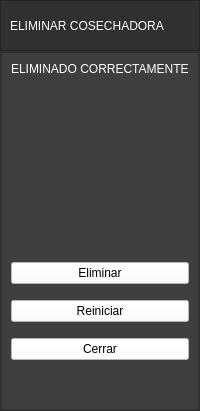
     <widget class="QWidget" name="page_cosechadora">
      <layout class="QVBoxLayout" name="verticalLayout" stretch="1,7">
       <property name="spacing">
        <number>0</number>
       </property>
       <property name="leftMargin">
        <number>0</number>
       </property>
       <property name="topMargin">
        <number>0</number>
       </property>
       <property name="rightMargin">
        <number>0</number>
       </property>
       <property name="bottomMargin">
        <number>0</number>
       </property>
       <item>
        <widget class="QFrame" name="frame_4">
         <property name="styleSheet">
          <string notr="true">background-color: rgb(48, 48, 48);</string>
         </property>
         <property name="frameShape">
          <enum>QFrame::StyledPanel</enum>
         </property>
         <property name="frameShadow">
          <enum>QFrame::Raised</enum>
         </property>
         <layout class="QHBoxLayout" name="horizontalLayout_3">
          <item>
           <widget class="QLabel" name="label_28">
            <property name="styleSheet">
             <string notr="true">
font: 87 18pt &quot;Arial Black&quot;;
color: rgb(255, 255, 255);</string>
            </property>
            <property name="text">
             <string>ELIMINAR COSECHADORA</string>
            </property>
           </widget>
          </item>
         </layout>
        </widget>
       </item>
       <item>
        <widget class="QFrame" name="frame_6">
         <property name="styleSheet">
          <string notr="true">background-color: rgb(63, 63, 63);
font: 11pt &quot;Arial&quot;;
font: 10pt &quot;Arial&quot;;</string>
         </property>
         <property name="frameShape">
          <enum>QFrame::StyledPanel</enum>
         </property>
         <property name="frameShadow">
          <enum>QFrame::Raised</enum>
         </property>
         <layout class="QHBoxLayout" name="horizontalLayout_4" stretch="7,0">
          <property name="spacing">
           <number>0</number>
          </property>
          <property name="leftMargin">
           <number>0</number>
          </property>
          <property name="topMargin">
           <number>0</number>
          </property>
          <property name="rightMargin">
           <number>0</number>
          </property>
          <property name="bottomMargin">
           <number>0</number>
          </property>
          <item>
           <widget class="QFrame" name="frame_7">
            <property name="frameShape">
             <enum>QFrame::StyledPanel</enum>
            </property>
            <property name="frameShadow">
             <enum>QFrame::Raised</enum>
            </property>
            <widget class="QSplitter" name="splitter_16">
             <property name="geometry">
              <rect>
               <x>10</x>
               <y>10</y>
               <width>297</width>
               <height>21</height>
              </rect>
             </property>
             <property name="orientation">
              <enum>Qt::Horizontal</enum>
             </property>
             <widget class="QLabel" name="label_32">
              <property name="minimumSize">
               <size>
                <width>151</width>
                <height>21</height>
               </size>
              </property>
              <property name="maximumSize">
               <size>
                <width>151</width>
                <height>16777215</height>
               </size>
              </property>
              <property name="sizeIncrement">
               <size>
                <width>54</width>
                <height>0</height>
               </size>
              </property>
              <property name="styleSheet">
               <string notr="true">color: rgb(255, 255, 255);
font: 75 italic 8pt &quot;Arial&quot;;</string>
              </property>
              <property name="text">
               <string>ID_C  (ID para eliminar)</string>
              </property>
             </widget>
             <widget class="QLineEdit" name="lineEdit_2">
              <property name="minimumSize">
               <size>
                <width>141</width>
                <height>21</height>
               </size>
              </property>
              <property name="maximumSize">
               <size>
                <width>141</width>
                <height>21</height>
               </size>
              </property>
              <property name="styleSheet">
               <string notr="true">background-color: rgb(255, 255, 255);</string>
              </property>
             </widget>
            </widget>
            <widget class="QLabel" name="label_60">
             <property name="geometry">
              <rect>
               <x>10</x>
               <y>343</y>
               <width>201</width>
               <height>21</height>
              </rect>
             </property>
             <property name="minimumSize">
              <size>
               <width>201</width>
               <height>21</height>
              </size>
             </property>
             <property name="maximumSize">
              <size>
               <width>171</width>
               <height>16777215</height>
              </size>
             </property>
             <property name="styleSheet">
              <string notr="true">color: rgb(255, 255, 255);
font: 75 italic 8pt &quot;Arial&quot;;</string>
             </property>
             <property name="text">
              <string/>
             </property>
            </widget>
            <widget class="QLabel" name="label_23">
             <property name="geometry">
              <rect>
               <x>430</x>
               <y>150</y>
               <width>151</width>
               <height>21</height>
              </rect>
             </property>
             <property name="minimumSize">
              <size>
               <width>151</width>
               <height>21</height>
              </size>
             </property>
             <property name="maximumSize">
              <size>
               <width>151</width>
               <height>16777215</height>
              </size>
             </property>
             <property name="sizeIncrement">
              <size>
               <width>54</width>
               <height>0</height>
              </size>
             </property>
             <property name="styleSheet">
              <string notr="true">color: rgb(255, 255, 255);
font: 75 italic 8pt &quot;Arial&quot;;</string>
             </property>
             <property name="text">
              <string>ID_C:</string>
             </property>
            </widget>
            <widget class="QLineEdit" name="lineEdit_16">
             <property name="geometry">
              <rect>
               <x>430</x>
               <y>90</y>
               <width>131</width>
               <height>20</height>
              </rect>
             </property>
             <property name="styleSheet">
              <string notr="true">background-color: rgb(255, 255, 255);
</string>
             </property>
             <property name="text">
              <string/>
             </property>
            </widget>
            <widget class="QComboBox" name="comboBox_9">
             <property name="geometry">
              <rect>
               <x>430</x>
               <y>130</y>
               <width>131</width>
               <height>21</height>
              </rect>
             </property>
             <property name="styleSheet">
              <string notr="true">background-color: rgb(255, 255, 255);</string>
             </property>
             <item>
              <property name="text">
               <string>Todas</string>
              </property>
             </item>
             <item>
              <property name="text">
               <string>John Deere</string>
              </property>
             </item>
             <item>
              <property name="text">
               <string>Case</string>
              </property>
             </item>
            </widget>
            <widget class="QLabel" name="label_24">
             <property name="geometry">
              <rect>
               <x>430</x>
               <y>70</y>
               <width>151</width>
               <height>21</height>
              </rect>
             </property>
             <property name="minimumSize">
              <size>
               <width>151</width>
               <height>21</height>
              </size>
             </property>
             <property name="maximumSize">
              <size>
               <width>151</width>
               <height>16777215</height>
              </size>
             </property>
             <property name="sizeIncrement">
              <size>
               <width>54</width>
               <height>0</height>
              </size>
             </property>
             <property name="styleSheet">
              <string notr="true">color: rgb(255, 255, 255);
font: 75 italic 8pt &quot;Arial&quot;;</string>
             </property>
             <property name="text">
              <string>MODELO:</string>
             </property>
            </widget>
            <widget class="QLabel" name="label_25">
             <property name="geometry">
              <rect>
               <x>430</x>
               <y>110</y>
               <width>151</width>
               <height>21</height>
              </rect>
             </property>
             <property name="minimumSize">
              <size>
               <width>151</width>
               <height>21</height>
              </size>
             </property>
             <property name="maximumSize">
              <size>
               <width>151</width>
               <height>16777215</height>
              </size>
             </property>
             <property name="sizeIncrement">
              <size>
               <width>54</width>
               <height>0</height>
              </size>
             </property>
             <property name="styleSheet">
              <string notr="true">color: rgb(255, 255, 255);
font: 75 italic 8pt &quot;Arial&quot;;</string>
             </property>
             <property name="text">
              <string>MARCA:</string>
             </property>
            </widget>
            <widget class="QLineEdit" name="lineEdit_17">
             <property name="geometry">
              <rect>
               <x>430</x>
               <y>170</y>
               <width>131</width>
               <height>20</height>
              </rect>
             </property>
             <property name="styleSheet">
              <string notr="true">background-color: rgb(255, 255, 255);
</string>
             </property>
             <property name="text">
              <string/>
             </property>
            </widget>
            <widget class="QPushButton" name="pushButton_32">
             <property name="geometry">
              <rect>
               <x>480</x>
               <y>290</y>
               <width>75</width>
               <height>23</height>
              </rect>
             </property>
             <property name="styleSheet">
              <string notr="true">background-color: rgb(255, 255, 255);
</string>
             </property>
             <property name="text">
              <string>Buscar</string>
             </property>
            </widget>
            <widget class="QTextEdit" name="textEdit_5">
             <property name="geometry">
              <rect>
               <x>10</x>
               <y>340</y>
               <width>551</width>
               <height>81</height>
              </rect>
             </property>
             <property name="styleSheet">
              <string notr="true">color: rgb(255, 255, 255);</string>
             </property>
             <property name="html">
              <string>&lt;!DOCTYPE HTML PUBLIC &quot;-//W3C//DTD HTML 4.0//EN&quot; &quot;http://www.w3.org/TR/REC-html40/strict.dtd&quot;&gt;
&lt;html&gt;&lt;head&gt;&lt;meta name=&quot;qrichtext&quot; content=&quot;1&quot; /&gt;&lt;style type=&quot;text/css&quot;&gt;
p, li { white-space: pre-wrap; }
&lt;/style&gt;&lt;/head&gt;&lt;body style=&quot; font-family:'Arial'; font-size:10pt; font-weight:400; font-style:normal;&quot;&gt;
&lt;p style=&quot; margin-top:0px; margin-bottom:0px; margin-left:0px; margin-right:0px; -qt-block-indent:0; text-indent:0px;&quot;&gt;Para eliminar un modelo tienes que ingresar su ID en la casilla de arriba y luego darle al botón Eliminar.&lt;/p&gt;
&lt;p style=&quot; margin-top:0px; margin-bottom:0px; margin-left:0px; margin-right:0px; -qt-block-indent:0; text-indent:0px;&quot;&gt;Una vez que se elimine el equipo, se eliminara de todas las tablas de la base de datos (Incluyendo si esta en una nota de pedidos).&lt;/p&gt;&lt;/body&gt;&lt;/html&gt;</string>
             </property>
            </widget>
            <widget class="QFrame" name="frame_15">
             <property name="geometry">
              <rect>
               <x>10</x>
               <y>40</y>
               <width>411</width>
               <height>291</height>
              </rect>
             </property>
             <property name="styleSheet">
              <string notr="true">background-color: rgb(255, 255, 255);</string>
             </property>
             <property name="frameShape">
              <enum>QFrame::StyledPanel</enum>
             </property>
             <property name="frameShadow">
              <enum>QFrame::Raised</enum>
             </property>
             <layout class="QVBoxLayout" name="verticalLayout_7">
              <property name="spacing">
               <number>0</number>
              </property>
              <property name="leftMargin">
               <number>0</number>
              </property>
              <property name="topMargin">
               <number>0</number>
              </property>
              <property name="rightMargin">
               <number>0</number>
              </property>
              <property name="bottomMargin">
               <number>0</number>
              </property>
              <item>
               <widget class="QTableWidget" name="tabla_cosechadora_control">
                <property name="styleSheet">
                 <string notr="true">background-color: rgb(255, 255, 255);</string>
                </property>
                <column>
                 <property name="text">
                  <string>ID_C</string>
                 </property>
                </column>
                <column>
                 <property name="text">
                  <string>MARCA</string>
                 </property>
                </column>
                <column>
                 <property name="text">
                  <string>MODELO</string>
                 </property>
                </column>
               </widget>
              </item>
             </layout>
            </widget>
           </widget>
          </item>
          <item>
           <widget class="QFrame" name="frame_8">
            <property name="styleSheet">
             <string notr="true"/>
            </property>
            <property name="frameShape">
             <enum>QFrame::StyledPanel</enum>
            </property>
            <property name="frameShadow">
             <enum>QFrame::Raised</enum>
            </property>
            <layout class="QVBoxLayout" name="verticalLayout_6">
             <item>
              <widget class="QLabel" name="label_61">
               <property name="styleSheet">
                <string notr="true">color: rgb(255, 255, 255);
font: 87 10pt &quot;Arial Black&quot;;</string>
               </property>
               <property name="text">
                <string>ELIMINADO CORRECTAMENTE</string>
               </property>
              </widget>
             </item>
             <item>
              <spacer name="verticalSpacer_6">
               <property name="orientation">
                <enum>Qt::Vertical</enum>
               </property>
               <property name="sizeHint" stdset="0">
                <size>
                 <width>20</width>
                 <height>197</height>
                </size>
               </property>
              </spacer>
             </item>
             <item>
              <widget class="QPushButton" name="pushButton_5">
               <property name="styleSheet">
                <string notr="true">background-color: rgb(255, 255, 255);</string>
               </property>
               <property name="text">
                <string>Eliminar</string>
               </property>
              </widget>
             </item>
             <item>
              <spacer name="verticalSpacer_7">
               <property name="orientation">
                <enum>Qt::Vertical</enum>
               </property>
               <property name="sizeType">
                <enum>QSizePolicy::Minimum</enum>
               </property>
               <property name="sizeHint" stdset="0">
                <size>
                 <width>20</width>
                 <height>10</height>
                </size>
               </property>
              </spacer>
             </item>
             <item>
              <widget class="QPushButton" name="pushButton_6">
               <property name="styleSheet">
                <string notr="true">background-color: rgb(255, 255, 255);</string>
               </property>
               <property name="text">
                <string>Reiniciar</string>
               </property>
              </widget>
             </item>
             <item>
              <spacer name="verticalSpacer_9">
               <property name="orientation">
                <enum>Qt::Vertical</enum>
               </property>
               <property name="sizeType">
                <enum>QSizePolicy::Minimum</enum>
               </property>
               <property name="sizeHint" stdset="0">
                <size>
                 <width>20</width>
                 <height>10</height>
                </size>
               </property>
              </spacer>
             </item>
             <item>
              <widget class="QPushButton" name="pushButton_8">
               <property name="styleSheet">
                <string notr="true">background-color: rgb(255, 255, 255);</string>
               </property>
               <property name="text">
                <string>Cerrar</string>
               </property>
              </widget>
             </item>
             <item>
              <spacer name="verticalSpacer_10">
               <property name="orientation">
                <enum>Qt::Vertical</enum>
               </property>
               <property name="sizeType">
                <enum>QSizePolicy::Minimum</enum>
               </property>
               <property name="sizeHint" stdset="0">
                <size>
                 <width>20</width>
                 <height>40</height>
                </size>
               </property>
              </spacer>
             </item>
            </layout>
           </widget>
          </item>
         </layout>
        </widget>
       </item>
      </layout>
     </widget>
